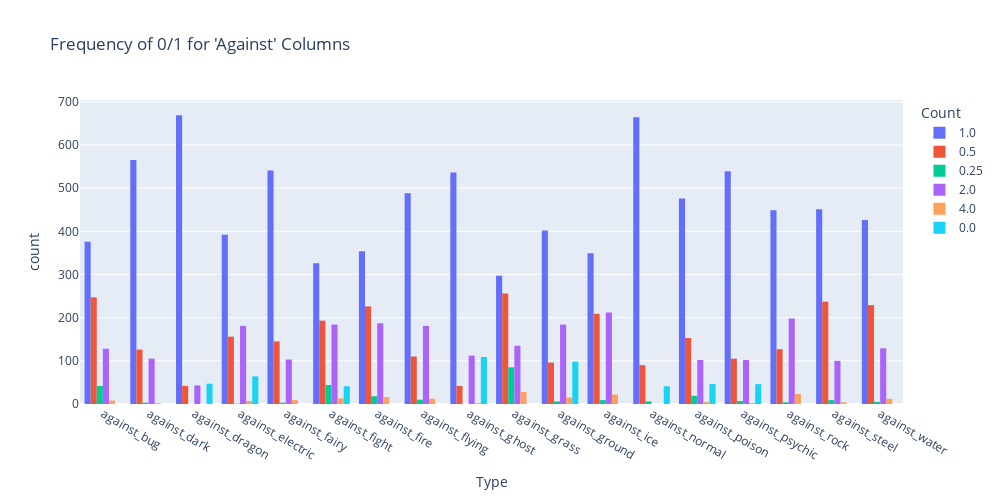

The code cell stored with this chart in its notebook:
### Code cell
import plotly.express as px
import pandas as pd

against_cols = [
    'against_bug', 'against_dark', 'against_dragon', 'against_electric', 
    'against_fairy', 'against_fight', 'against_fire', 'against_flying', 
    'against_ghost', 'against_grass', 'against_ground', 'against_ice', 
    'against_normal', 'against_poison', 'against_psychic', 'against_rock', 
    'against_steel', 'against_water'
]
plot_df = new_df[against_cols].melt(var_name='Type', value_name='Value')

fig = px.histogram(
    plot_df,
    x='Type',
    color='Value',       # separate bars for 0 and 1
    barmode='group',     # 0 and 1 side by side
    title="Frequency of 0/1 for 'Against' Columns",
    labels={'Value': 'Count'},
    height=500,
    width=1000
)

fig.show()

### Figure 1 — Plotly figure (JSON) as saved in the notebook; plotly's stock layout.template omitted (floating-point values rounded to 4 significant figures; data arrays with more than 128 entries replaced by an {"elided": "..."} marker saying what was removed)
{"data": [{"alignmentgroup": "True", "bingroup": "x", "hovertemplate": "Count=1.0<br>Type=%{x}<br>count=%{y}<extra></extra>", "legendgroup": "1.0", "marker": {"color": "#636efa", "pattern": {"shape": ""}}, "name": "1.0", "offsetgroup": "1.0", "orientation": "v", "showlegend": true, "type": "histogram", "x": {"elided": "8300 str values"}, "xaxis": "x", "yaxis": "y"}, {"alignmentgroup": "True", "bingroup": "x", "hovertemplate": "Count=0.5<br>Type=%{x}<br>count=%{y}<extra></extra>", "legendgroup": "0.5", "marker": {"color": "#EF553B", "pattern": {"shape": ""}}, "name": "0.5", "offsetgroup": "0.5", "orientation": "v", "showlegend": true, "type": "histogram", "x": {"elided": "2789 str values"}, "xaxis": "x", "yaxis": "y"}, {"alignmentgroup": "True", "bingroup": "x", "hovertemplate": "Count=0.25<br>Type=%{x}<br>count=%{y}<extra></extra>", "legendgroup": "0.25", "marker": {"color": "#00cc96", "pattern": {"shape": ""}}, "name": "0.25", "offsetgroup": "0.25", "orientation": "v", "showlegend": true, "type": "histogram", "x": {"elided": "271 str values"}, "xaxis": "x", "yaxis": "y"}, {"alignmentgroup": "True", "bingroup": "x", "hovertemplate": "Count=2.0<br>Type=%{x}<br>count=%{y}<extra></extra>", "legendgroup": "2.0", "marker": {"color": "#ab63fa", "pattern": {"shape": ""}}, "name": "2.0", "offsetgroup": "2.0", "orientation": "v", "showlegend": true, "type": "histogram", "x": {"elided": "2386 str values"}, "xaxis": "x", "yaxis": "y"}, {"alignmentgroup": "True", "bingroup": "x", "hovertemplate": "Count=4.0<br>Type=%{x}<br>count=%{y}<extra></extra>", "legendgroup": "4.0", "marker": {"color": "#FFA15A", "pattern": {"shape": ""}}, "name": "4.0", "offsetgroup": "4.0", "orientation": "v", "showlegend": true, "type": "histogram", "x": {"elided": "180 str values"}, "xaxis": "x", "yaxis": "y"}, {"alignmentgroup": "True", "bingroup": "x", "hovertemplate": "Count=0.0<br>Type=%{x}<br>count=%{y}<extra></extra>", "legendgroup": "0.0", "marker": {"color": "#19d3f3", "pattern": {"shape": ""}}, "name": "0.0", "offsetgroup": "0.0", "orientation": "v", "showlegend": true, "type": "histogram", "x": {"elided": "492 str values"}, "xaxis": "x", "yaxis": "y"}], "layout": {"barmode": "group", "height": 500, "legend": {"title": {"text": "Count"}, "tracegroupgap": 0}, "title": {"text": "Frequency of 0/1 for 'Against' Columns"}, "width": 1000, "xaxis": {"anchor": "y", "domain": [0, 1], "title": {"text": "Type"}}, "yaxis": {"anchor": "x", "domain": [0, 1], "title": {"text": "count"}}}}
